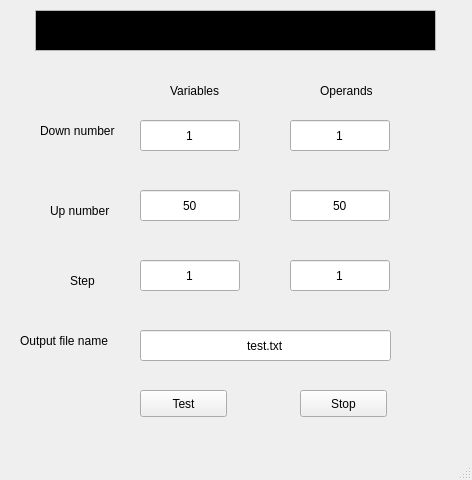
<?xml version="1.0" encoding="UTF-8"?>
<ui version="4.0">
 <class>SNF_Tester_gui</class>
 <widget class="QMainWindow" name="SNF_Tester_gui">
  <property name="geometry">
   <rect>
    <x>0</x>
    <y>0</y>
    <width>472</width>
    <height>480</height>
   </rect>
  </property>
  <property name="sizePolicy">
   <sizepolicy hsizetype="Fixed" vsizetype="Fixed">
    <horstretch>0</horstretch>
    <verstretch>0</verstretch>
   </sizepolicy>
  </property>
  <property name="windowTitle">
   <string/>
  </property>
  <widget class="QWidget" name="centralwidget">
   <widget class="QPushButton" name="testButt">
    <property name="geometry">
     <rect>
      <x>140</x>
      <y>390</y>
      <width>87</width>
      <height>27</height>
     </rect>
    </property>
    <property name="text">
     <string>Test</string>
    </property>
   </widget>
   <widget class="QTextBrowser" name="textBrowser">
    <property name="enabled">
     <bool>true</bool>
    </property>
    <property name="geometry">
     <rect>
      <x>35</x>
      <y>10</y>
      <width>401</width>
      <height>41</height>
     </rect>
    </property>
    <property name="palette">
     <palette>
      <active>
       <colorrole role="Text">
        <brush brushstyle="SolidPattern">
         <color alpha="255">
          <red>250</red>
          <green>250</green>
          <blue>250</blue>
         </color>
        </brush>
       </colorrole>
       <colorrole role="Base">
        <brush brushstyle="SolidPattern">
         <color alpha="255">
          <red>0</red>
          <green>0</green>
          <blue>0</blue>
         </color>
        </brush>
       </colorrole>
      </active>
      <inactive>
       <colorrole role="Text">
        <brush brushstyle="SolidPattern">
         <color alpha="255">
          <red>250</red>
          <green>250</green>
          <blue>250</blue>
         </color>
        </brush>
       </colorrole>
       <colorrole role="Base">
        <brush brushstyle="SolidPattern">
         <color alpha="255">
          <red>0</red>
          <green>0</green>
          <blue>0</blue>
         </color>
        </brush>
       </colorrole>
      </inactive>
      <disabled>
       <colorrole role="Text">
        <brush brushstyle="SolidPattern">
         <color alpha="255">
          <red>143</red>
          <green>146</green>
          <blue>147</blue>
         </color>
        </brush>
       </colorrole>
       <colorrole role="Base">
        <brush brushstyle="SolidPattern">
         <color alpha="255">
          <red>255</red>
          <green>255</green>
          <blue>255</blue>
         </color>
        </brush>
       </colorrole>
      </disabled>
     </palette>
    </property>
    <property name="font">
     <font>
      <family>Monospace</family>
     </font>
    </property>
    <property name="openExternalLinks">
     <bool>false</bool>
    </property>
   </widget>
   <widget class="QLabel" name="leftLabel">
    <property name="geometry">
     <rect>
      <x>170</x>
      <y>80</y>
      <width>71</width>
      <height>21</height>
     </rect>
    </property>
    <property name="text">
     <string>Variables</string>
    </property>
   </widget>
   <widget class="QLabel" name="rightLabel">
    <property name="geometry">
     <rect>
      <x>320</x>
      <y>80</y>
      <width>71</width>
      <height>21</height>
     </rect>
    </property>
    <property name="text">
     <string>Operands</string>
    </property>
   </widget>
   <widget class="QLineEdit" name="downVariablesNumber">
    <property name="geometry">
     <rect>
      <x>140</x>
      <y>120</y>
      <width>100</width>
      <height>31</height>
     </rect>
    </property>
    <property name="inputMethodHints">
     <set>Qt::ImhNone</set>
    </property>
    <property name="inputMask">
     <string/>
    </property>
    <property name="text">
     <string>1</string>
    </property>
    <property name="alignment">
     <set>Qt::AlignCenter</set>
    </property>
   </widget>
   <widget class="QLineEdit" name="upVariablesNumber">
    <property name="geometry">
     <rect>
      <x>140</x>
      <y>190</y>
      <width>100</width>
      <height>31</height>
     </rect>
    </property>
    <property name="inputMethodHints">
     <set>Qt::ImhNone</set>
    </property>
    <property name="text">
     <string>50</string>
    </property>
    <property name="alignment">
     <set>Qt::AlignCenter</set>
    </property>
   </widget>
   <widget class="QLineEdit" name="variablesStep">
    <property name="geometry">
     <rect>
      <x>140</x>
      <y>260</y>
      <width>100</width>
      <height>31</height>
     </rect>
    </property>
    <property name="inputMethodHints">
     <set>Qt::ImhNone</set>
    </property>
    <property name="text">
     <string>1</string>
    </property>
    <property name="alignment">
     <set>Qt::AlignCenter</set>
    </property>
   </widget>
   <widget class="QLineEdit" name="downOperandsNumber">
    <property name="geometry">
     <rect>
      <x>290</x>
      <y>120</y>
      <width>100</width>
      <height>31</height>
     </rect>
    </property>
    <property name="inputMethodHints">
     <set>Qt::ImhNone</set>
    </property>
    <property name="text">
     <string>1</string>
    </property>
    <property name="alignment">
     <set>Qt::AlignCenter</set>
    </property>
   </widget>
   <widget class="QLineEdit" name="operandsStep">
    <property name="geometry">
     <rect>
      <x>290</x>
      <y>260</y>
      <width>100</width>
      <height>31</height>
     </rect>
    </property>
    <property name="inputMethodHints">
     <set>Qt::ImhNone</set>
    </property>
    <property name="text">
     <string>1</string>
    </property>
    <property name="alignment">
     <set>Qt::AlignCenter</set>
    </property>
   </widget>
   <widget class="QLineEdit" name="upOperandsNumber">
    <property name="geometry">
     <rect>
      <x>290</x>
      <y>190</y>
      <width>100</width>
      <height>31</height>
     </rect>
    </property>
    <property name="inputMethodHints">
     <set>Qt::ImhNone</set>
    </property>
    <property name="text">
     <string>50</string>
    </property>
    <property name="alignment">
     <set>Qt::AlignCenter</set>
    </property>
   </widget>
   <widget class="QLabel" name="downNumberLabel">
    <property name="geometry">
     <rect>
      <x>40</x>
      <y>120</y>
      <width>91</width>
      <height>21</height>
     </rect>
    </property>
    <property name="text">
     <string>Down number</string>
    </property>
   </widget>
   <widget class="QLabel" name="upNumberLabel">
    <property name="geometry">
     <rect>
      <x>50</x>
      <y>200</y>
      <width>71</width>
      <height>21</height>
     </rect>
    </property>
    <property name="text">
     <string>Up number</string>
    </property>
   </widget>
   <widget class="QLabel" name="stepLabel">
    <property name="geometry">
     <rect>
      <x>70</x>
      <y>270</y>
      <width>31</width>
      <height>21</height>
     </rect>
    </property>
    <property name="layoutDirection">
     <enum>Qt::LeftToRight</enum>
    </property>
    <property name="text">
     <string>Step</string>
    </property>
   </widget>
   <widget class="QLineEdit" name="filename">
    <property name="geometry">
     <rect>
      <x>140</x>
      <y>330</y>
      <width>251</width>
      <height>31</height>
     </rect>
    </property>
    <property name="inputMethodHints">
     <set>Qt::ImhNone</set>
    </property>
    <property name="text">
     <string>test.txt</string>
    </property>
    <property name="alignment">
     <set>Qt::AlignCenter</set>
    </property>
   </widget>
   <widget class="QLabel" name="filenameLabel">
    <property name="geometry">
     <rect>
      <x>20</x>
      <y>330</y>
      <width>111</width>
      <height>21</height>
     </rect>
    </property>
    <property name="layoutDirection">
     <enum>Qt::LeftToRight</enum>
    </property>
    <property name="text">
     <string>Output file name</string>
    </property>
   </widget>
   <widget class="QPushButton" name="stopButt">
    <property name="geometry">
     <rect>
      <x>300</x>
      <y>390</y>
      <width>87</width>
      <height>27</height>
     </rect>
    </property>
    <property name="text">
     <string>Stop</string>
    </property>
   </widget>
  </widget>
  <widget class="QMenuBar" name="menubar">
   <property name="geometry">
    <rect>
     <x>0</x>
     <y>0</y>
     <width>472</width>
     <height>21</height>
    </rect>
   </property>
  </widget>
  <widget class="QStatusBar" name="statusbar"/>
  <action name="actionAlgebraicManipulation">
   <property name="checkable">
    <bool>true</bool>
   </property>
   <property name="checked">
    <bool>true</bool>
   </property>
   <property name="text">
    <string>Algebraic Manipulation</string>
   </property>
  </action>
  <action name="actionQuineMcCluskey">
   <property name="checkable">
    <bool>true</bool>
   </property>
   <property name="text">
    <string>Quine-McCluskey</string>
   </property>
  </action>
 </widget>
 <tabstops>
  <tabstop>downVariablesNumber</tabstop>
  <tabstop>upVariablesNumber</tabstop>
  <tabstop>variablesStep</tabstop>
  <tabstop>downOperandsNumber</tabstop>
  <tabstop>upOperandsNumber</tabstop>
  <tabstop>operandsStep</tabstop>
  <tabstop>testButt</tabstop>
  <tabstop>textBrowser</tabstop>
 </tabstops>
 <resources/>
 <connections/>
</ui>
